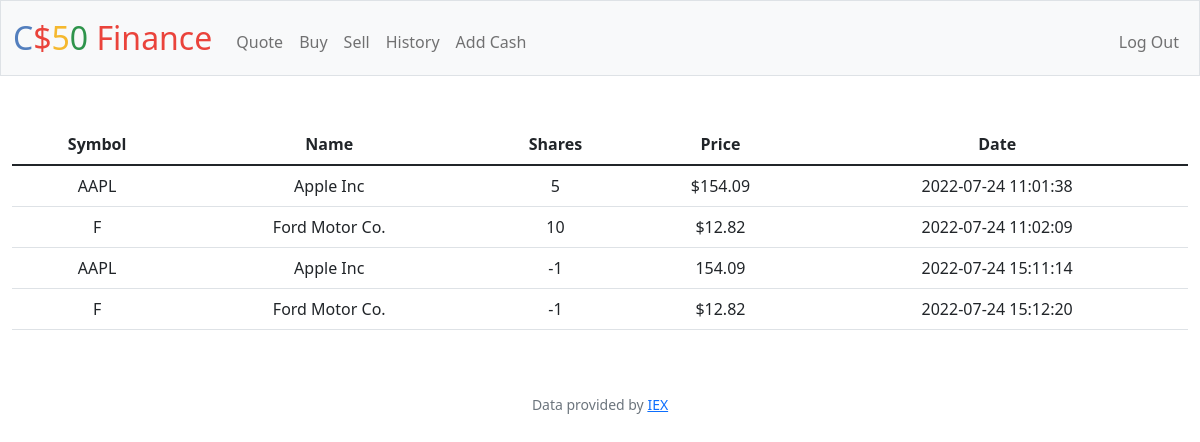
Screenshot of /history (signed in) with the database file from the repository.
### tables this page shows
CREATE TABLE 'transactions' ('id' INTEGER PRIMARY KEY AUTOINCREMENT NOT NULL, 'user_id' INTEGER, 'symbol' TEXT, 'shares' INTEGER, 'price' REAL, 'date' DATETIME, 'name' TEXT);

### app.py (the view)
@ app.route("/history")
@ login_required
def history():
    user_id=session["user_id"]
    transactions_db=db.execute(
        "SELECT * FROM transactions WHERE user_id = :id", id=user_id)
    return render_template("history.html", transactions=transactions_db)

### app.py (called while the page is built)
@app.after_request
def after_request(response):
    response.headers["Cache-Control"] = "no-cache, no-store, must-revalidate"
    response.headers["Expires"] = 0
    response.headers["Pragma"] = "no-cache"
    return response

### helpers.py (called while the page is built)
def login_required(f):
    @wraps(f)
    def decorated_function(*args, **kwargs):
        if session.get("user_id") is None:
            return redirect("/login")
        return f(*args, **kwargs)
    return decorated_function

### templates/history.html (shortened to what this page needs)
{% extends "layout.html" %}
{% block main %}
<table class="table">
    <thead>
        <tr>
            <th scope="col">Symbol</th>
            <th scope="col">Name</th>
            <th scope="col">Shares</th>
            <th scope="col">Price</th>
            <th scope="col">Date</th>
        </tr>
    </thead>
    <tbody class="table-group-divider">
        {% for row in transactions %}
        <tr>
            <td>{{ row["symbol"] }}</td>
            <td>{{ row["name"] }}</td>
            <td>{{ row["shares"] }}</td>
            <td>{{ row["price"] }}</td>
            <td>{{ row["date"] }}</td>
        </tr>
        {% endfor %}
    </tbody>
</table>
{% endblock %}

### templates/layout.html (shortened to what this page needs)
<!DOCTYPE html>
<html lang="en">
    <head>
        <link href="https://cdn.jsdelivr.net/npm/bootstrap@5.2.0/dist/css/bootstrap.min.css" rel="stylesheet"
>
        <link href="/static/styles.css" rel="stylesheet">
    </head>
    <body>
        <nav class="bg-light border navbar navbar-expand-md navbar-light">
            <div class="container-fluid">
                <a class="navbar-brand" href="/"><span class="blue">C</span><span class="red">$</span><span class="yellow">5</span><span class="green">0</span> <span class="red">Finance</span></a>
                <div class="collapse navbar-collapse" id="navbar">
                    {% if session["user_id"] %}
                        <ul class="navbar-nav me-auto mt-2">
                            <li class="nav-item"><a class="nav-link" href="/quote">Quote</a></li>
                            <li class="nav-item"><a class="nav-link" href="/buy">Buy</a></li>
                            <li class="nav-item"><a class="nav-link" href="/sell">Sell</a></li>
                            <li class="nav-item"><a class="nav-link" href="/history">History</a></li>
                            <li class="nav-item"><a class="nav-link" href="/add_cash">Add Cash</a></li>
                        </ul>
                        <ul class="navbar-nav ms-auto mt-2">
                            <li class="nav-item"><a class="nav-link" href="/logout">Log Out</a></li>
                        </ul>
                    {% else %}
                        <ul class="navbar-nav ms-auto mt-2">
                            <li class="nav-item"><a class="nav-link" href="/register">Register</a></li>
                            <li class="nav-item"><a class="nav-link" href="/login">Log In</a></li>
                        </ul>
                    {% endif %}
                </div>
            </div>
        </nav>
        <main class="container-fluid py-5 text-center">
            {% block main %}{% endblock %}
        </main>
        <footer class="mb-5 small text-center text-muted">
            Data provided by <a href="https://iexcloud.io/">IEX</a>
        </footer>
    </body>
</html>

### static/styles.css (style rules this page uses)
nav .navbar-brand { font-size: xx-large; }
nav .navbar-brand .blue { color: #537fbe; }
nav .navbar-brand .red { color: #ea433b; }
nav .navbar-brand .yellow { color: #f5b82e; }
nav .navbar-brand .green { color: #2e944b; }

### rows the page displays
transactions: symbol "AAPL", name "Apple Inc", shares "5", price "$154.09", date "2022-07-24 11:01:38"
transactions: symbol "F", name "Ford Motor Co.", shares "10", price "$12.82", date "2022-07-24 11:02:09"
transactions: symbol "AAPL", name "Apple Inc", shares "-1", price "154.09", date "2022-07-24 15:11:14"
transactions: symbol "F", name "Ford Motor Co.", shares "-1", price "$12.82", date "2022-07-24 15:12:20"
